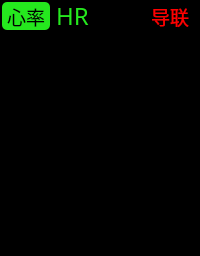
          <widget class="QWidget" name="widget_2" native="true">
           <property name="maximumSize">
            <size>
             <width>280</width>
             <height>16777215</height>
            </size>
           </property>
           <property name="styleSheet">
            <string notr="true">background-color: rgb(0, 0, 0);</string>
           </property>
           <layout class="QVBoxLayout" name="verticalLayout_7">
            <property name="leftMargin">
             <number>2</number>
            </property>
            <property name="topMargin">
             <number>2</number>
            </property>
            <property name="bottomMargin">
             <number>2</number>
            </property>
            <item>
             <layout class="QHBoxLayout" name="horizontalLayout_9">
              <item>
               <widget class="QLabel" name="label_17">
                <property name="sizePolicy">
                 <sizepolicy hsizetype="Fixed" vsizetype="Preferred">
                  <horstretch>0</horstretch>
                  <verstretch>0</verstretch>
                 </sizepolicy>
                </property>
                <property name="minimumSize">
                 <size>
                  <width>48</width>
                  <height>0</height>
                 </size>
                </property>
                <property name="maximumSize">
                 <size>
                  <width>48</width>
                  <height>28</height>
                 </size>
                </property>
                <property name="font">
                 <font>
                  <family>Agency FB</family>
                  <pointsize>14</pointsize>
                 </font>
                </property>
                <property name="styleSheet">
                 <string notr="true">background-color: rgb(37, 232, 30);
border-radius: 5px;</string>
                </property>
                <property name="text">
                 <string>心率</string>
                </property>
                <property name="alignment">
                 <set>Qt::AlignCenter</set>
                </property>
               </widget>
              </item>
              <item>
               <widget class="QLabel" name="label_18">
                <property name="sizePolicy">
                 <sizepolicy hsizetype="Minimum" vsizetype="Preferred">
                  <horstretch>0</horstretch>
                  <verstretch>0</verstretch>
                 </sizepolicy>
                </property>
                <property name="minimumSize">
                 <size>
                  <width>0</width>
                  <height>0</height>
                 </size>
                </property>
                <property name="maximumSize">
                 <size>
                  <width>38</width>
                  <height>28</height>
                 </size>
                </property>
                <property name="font">
                 <font>
                  <family>Agency FB</family>
                  <pointsize>18</pointsize>
                 </font>
                </property>
                <property name="styleSheet">
                 <string notr="true">color: rgb(37, 232, 30);</string>
                </property>
                <property name="text">
                 <string>HR</string>
                </property>
                <property name="alignment">
                 <set>Qt::AlignCenter</set>
                </property>
               </widget>
              </item>
              <item>
               <spacer name="horizontalSpacer_6">
                <property name="orientation">
                 <enum>Qt::Horizontal</enum>
                </property>
                <property name="sizeType">
                 <enum>QSizePolicy::Expanding</enum>
                </property>
                <property name="sizeHint" stdset="0">
                 <size>
                  <width>40</width>
                  <height>20</height>
                 </size>
                </property>
               </spacer>
              </item>
              <item>
               <widget class="QLabel" name="DL1_label">
                <property name="sizePolicy">
                 <sizepolicy hsizetype="Minimum" vsizetype="Preferred">
                  <horstretch>0</horstretch>
                  <verstretch>0</verstretch>
                 </sizepolicy>
                </property>
                <property name="minimumSize">
                 <size>
                  <width>0</width>
                  <height>0</height>
                 </size>
                </property>
                <property name="maximumSize">
                 <size>
                  <width>38</width>
                  <height>28</height>
                 </size>
                </property>
                <property name="font">
                 <font>
                  <family>Agency FB</family>
                  <pointsize>14</pointsize>
                 </font>
                </property>
                <property name="styleSheet">
                 <string notr="true">color: rgb(255, 0, 0);</string>
                </property>
                <property name="text">
                 <string>导联</string>
                </property>
                <property name="alignment">
                 <set>Qt::AlignCenter</set>
                </property>
               </widget>
              </item>
             </layout>
            </item>
            <item>
             <widget class="QLabel" name="HR_label">
              <property name="sizePolicy">
               <sizepolicy hsizetype="Minimum" vsizetype="Fixed">
                <horstretch>0</horstretch>
                <verstretch>0</verstretch>
               </sizepolicy>
              </property>
              <property name="minimumSize">
               <size>
                <width>0</width>
                <height>0</height>
               </size>
              </property>
              <property name="maximumSize">
               <size>
                <width>16777215</width>
                <height>16777215</height>
               </size>
              </property>
              <property name="font">
               <font>
                <family>Agency FB</family>
                <pointsize>120</pointsize>
               </font>
              </property>
              <property name="styleSheet">
               <string notr="true">color: rgb(37, 232, 30);</string>
              </property>
              <property name="text">
               <string/>
              </property>
              <property name="alignment">
               <set>Qt::AlignCenter</set>
              </property>
             </widget>
            </item>
           </layout>
          </widget>
